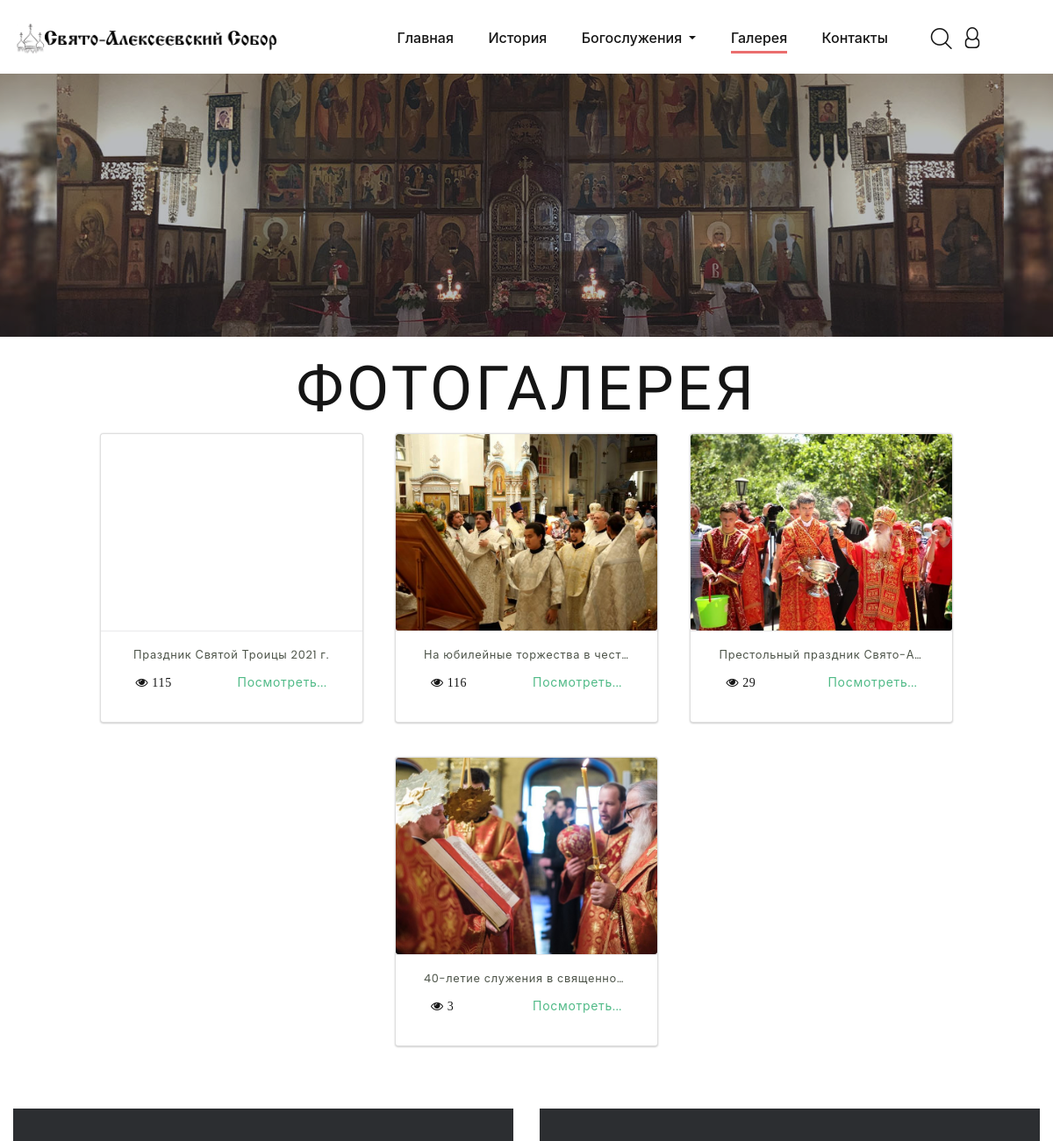
/gallery/ (upper part), run on an earlier commit of the app's database.
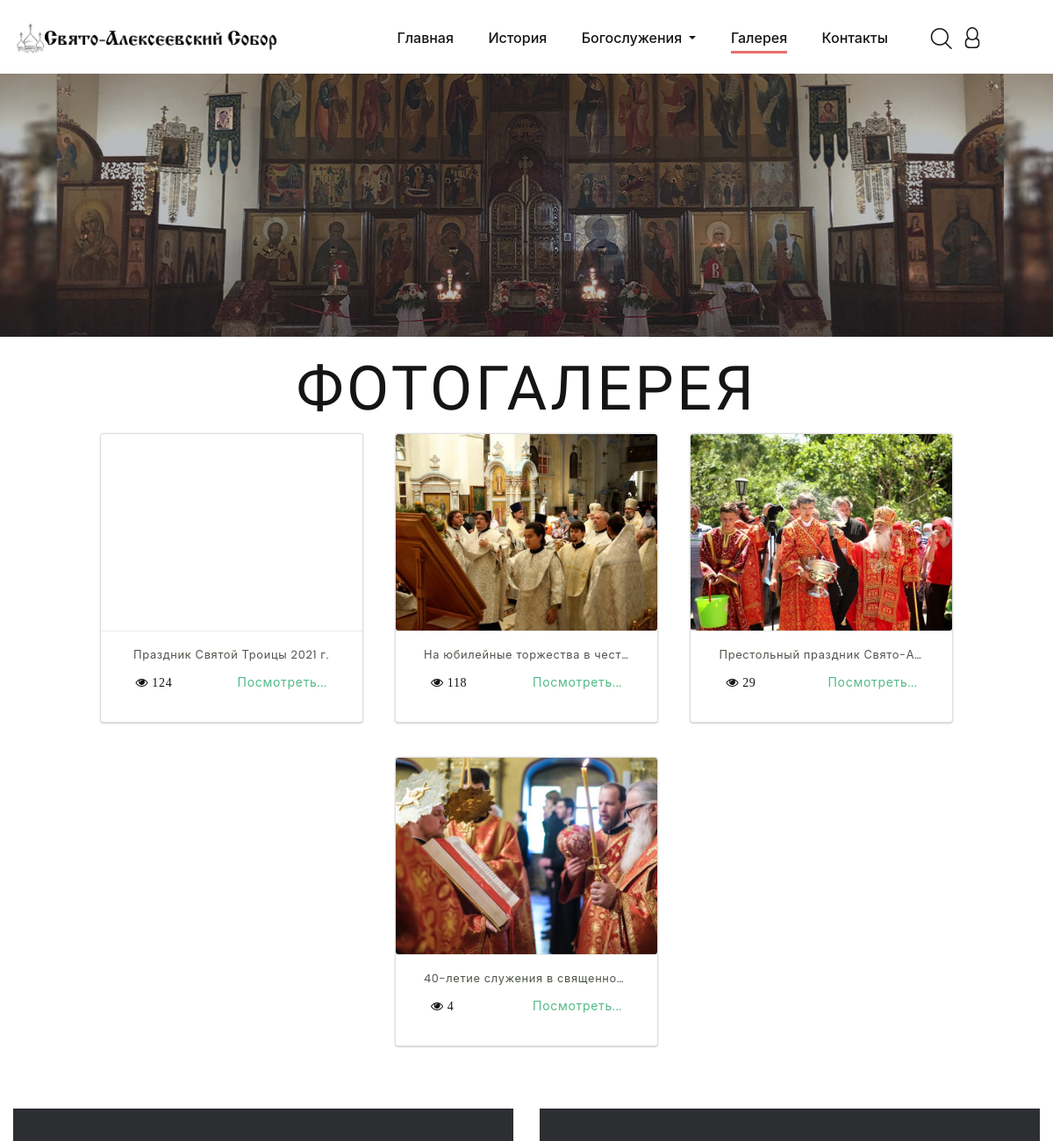
And on a later commit of the database.
### main/models.py (models this page shows, shortened)
class News(models.Model):
    title = models.CharField("Заголовок", max_length=150)
    slug = models.SlugField("slug", max_length=40)
    picture = models.ImageField("Картинка", upload_to="media/%Y/%m/%d/")
    content = models.TextField("Контент")
    date = models.DateField("Дата")
    is_published = models.BooleanField("Опубликовать", default=True)
    views = models.PositiveIntegerField("Просмотры", default=0)
    class Meta:
        verbose_name = "Новость"
        verbose_name_plural = "Новости"
        ordering = ['-date', 'is_published']

### main/views.py (the view)
# urls.py: path('gallery/', views.Gallery.as_view(), name="gallery"),
class Gallery(ListView):
    model = News
    paginate_by = 20
    template_name = "main/gallery.html"
    context_object_name = "post"
    def get_queryset(self):
        return News.objects.filter(is_published=True)

### main/templates/main/gallery.html (shortened to what this page needs)
{% extends 'base.html' %}
{% load static %}
{% load thumbnail %}
{% block nav_active %}
    <ul class="rd-navbar-nav">
        <li class="rd-nav-item"><a class="rd-nav-link" href="{% url 'index' %}">Главная</a>
        </li>
        <li class="rd-nav-item"><a class="rd-nav-link" href="{% url 'history' %}">История</a>
        </li>
        <li class="rd-nav-item dropdown">
            <a class="rd-nav-link dropdown-toggle" data-toggle="dropdown" href="#"
               role="button" aria-haspopup="true" aria-expanded="false">
                Богослужения
            </a>
        </li>
        <li class="rd-nav-item active"><a class="rd-nav-link" href="{% url 'gallery' %}">Галерея</a>
        </li>
        <li class="rd-nav-item"><a class="rd-nav-link" href="{% url 'contact' %}">Контакты</a></li>
    </ul>
{% endblock %}
{% block body %}
    <section class="breadcrumbs-custom-inset">
        <div class="breadcrumbs-custom context-dark bg-overlay-33">
            <div class="box-position" style="background-image: url({% static 'images/my/MainPicture2.jpg' %});"></div>
        </div>
    </section>
    <h2 class="mt-4">Фотогалерея</h2>
    {% for news in page_obj %}
        {% if news.images.all %}
            <div class="card">
                <div class="card-img"
                        {% thumbnail news.picture "370x307" crop="center" as im %}
                     style="background-image:url({{ im.url }});">
                        {% endthumbnail %}
                </div>
                <div class="card-content">
                    <a href="{% url 'photo_gallery' news.slug %}">
                        <p>{{ news.title }}</p></a>
                    <div class="justify-content-between m-2" style="display: flex">
                        <span class="fa fa-eye"><span class="mx-1">{{ news.views }}</span></span>
                        <a href="{% url 'photo_gallery' news.slug %}" class="">Посмотреть...</a>
                    </div>
                </div>
            </div>
        {% endif %}
    {% endfor %}
    {% include 'includes/footer.html' %}
{% endblock %}

### templates/base.html (shortened to what this page needs)
{% load static %}
<!DOCTYPE html>
<html class="wide wow-animation" lang="en">
<head>
    <link rel="stylesheet" href="{% static 'css/bootstrap.css' %}">
    <link rel="stylesheet" href="{% static 'css/fonts.css' %}">
    <link rel="stylesheet" href="{% static 'css/style.css' %}">
    <link rel="stylesheet" href="{% static 'css/mystyle.css' %}">
</head>
<body>
<div class="page">
    <header class="section page-header">
        <div class="rd-navbar-wrap">
            <nav class="rd-navbar rd-navbar-classic" data-layout="rd-navbar-fixed" data-sm-layout="rd-navbar-fixed"
                 data-md-layout="rd-navbar-fixed" data-md-device-layout="rd-navbar-fixed"
                 data-lg-layout="rd-navbar-static" data-lg-device-layout="rd-navbar-fixed"
                 data-xl-layout="rd-navbar-static" data-xl-device-layout="rd-navbar-static"
                 data-xxl-layout="rd-navbar-static" data-xxl-device-layout="rd-navbar-static"
                 data-lg-stick-up-offset="46px" data-xl-stick-up-offset="46px" data-xxl-stick-up-offset="46px"
                 data-lg-stick-up="true" data-xl-stick-up="true" data-xxl-stick-up="true">
                <div class="rd-navbar-main-outer">
                    <div class="rd-navbar-main">
                        <div class="rd-navbar-panel">
                            <div class="rd-navbar-brand"><a class="brand" href="{% url 'index' %}"><img
                                    src="{% static 'images/my/logo-big.png' %}" alt="" width="250" height="43"/></a>
                            </div>
                        </div>
                        <div class="rd-navbar-main-element">
                            <div class="rd-navbar-nav-wrap">
                                <div class="rd-navbar-search">
                                    <button class="rd-navbar-search-toggle"
                                            data-rd-navbar-toggle=".rd-navbar-search">
                                        <span></span></button>
                                </div>
                                <div class="poster rd-navbar-share fl-bigmug-line-user144"
                                     data-rd-navbar-toggle=".rd-navbar-share-list">
                                    {% if request.user.is_authenticated %}
                                        <div class="descr">
                                            <div class="">
                                                <div class="card" style="width: 18rem;">
                                                    <div class="card-body">
                                                        <h6 class="card-subtitle my-3 text-muted"
                                                            style="font-family: CyrillicOldBold">Добро пожаловать</h6>
                                                        <h5 class="card-title mt-4">{{ user.first_name }} {{ user.last_name }}</h5>
                                                        <a href="#" class="card-link link-instafeed"></a>
                                                        <br>
                                                        <a href="{% url 'logout' %}">
                                                            <input style="margin-left: calc(50% - 60px)" class="my-2"
                                                                   type="submit" id="submit"
                                                                   value="Выйти?">
                                                        </a>
                                                    </div>
                                                </div>
                                            </div>
                                        </div>
                                    {% else %}
                                        <ul class="list-inline rd-navbar-share-list">
                                            <div class="container">
                                                <div class="row">
                                                    <div class="col-12">
                                                    </div>
                                                    <div class="col-12">
                                                    </div>
                                                </div>
                                            </div>
                                        </ul>
                                    {% endif %}
                                </div>
                                {% block nav_active %}{% endblock %}
                            </div>
                        </div>
                    </div>
                </div>
            </nav>
        </div>
    </header>
    {% block body %}
    {% endblock %}
</div>
</body>
</html>

### templates/includes/footer.html (shortened to what this page needs)
{% load static %}
<footer class="section section-fluid footer-classic">
    <div class="container-fluid">
        <div class="row row-30 justify-content-center">
            <div class="col-md-10 col-lg-12 col-xl-6 wow fadeInRight">
                <div class="box-footer box-footer-small">
                </div>
            </div>
            {% if request.user.is_authenticated %}
                <div class="col-md-10 col-lg-12 col-xl-6 wow fadeInRight" data-wow-delay=".1s">
                    <div class="box-footer">
                        <h3 class="font-weight-normal" style="font-family: CyrillicOldBold">Свяжитесь с нами</h3>
                        <form class="rd-form rd-mailform" data-form-output="form-output-global" data-form-type="contact"
                              method="post" action="{% url 'send_message' %}">
                            {% csrf_token %}
                            <div class="form-wrap">
                                <input class="form-input" id="contact-name-6" type="text" name="name"
                                       placeholder="Ваше Ф.И.О"
                                       data-constraints="@Required" value="{{ user.first_name }} {{ user.last_name }}">
                                <label class="form-label" for="contact-name-6"></label>
                            </div>
                            <div class="form-wrap">
                                <input class="form-input" id="contact-email-6" type="email" name="email"
                                       data-constraints="@Email @Required" placeholder="Ваш E-mail"
                                       value="{{ user.email }}">
                                <label class="form-label" for="contact-email-6"></label>
                            </div>
                            <div class="form-wrap">
                                <input class="form-input" id="contact-phone-2" type="text" name="phone"
                                       placeholder="Номер телефона"
                                       data-constraints="@Required">
                                <label class="form-label" for="contact-phone"></label>
                            </div>
                            <div class="form-wrap">
                                <label class="form-label" for="contact-message-6"></label>
                                <textarea class="form-input" id="contact-message-6" name="message"
                                          data-constraints="@Required" placeholder="Сообщение"></textarea>
                            </div>
                            <button id="submit_form" class="button button-block button-ujarak button-secondary"
                                    type="submit">
                                Отправить сообщение
                            </button>
                        </form>
                    </div>
                </div>
            {% else %}
                <div class="col-md-10 col-lg-12 col-xl-6 wow fadeInRight" data-wow-delay=".1s">
                    <div class="box-footer">
                    </div>
                </div>
            {% endif %}
        </div>
    </div>
</footer>

What changed in the data, as far as the page shows it:
changed News "Праздник Святой Троицы 2021 г.": views "115" → "124"
changed News "На юбилейные торжества в чест…": views "116" → "118"
changed News "40-летие служения в священно…": views "3" → "4"
